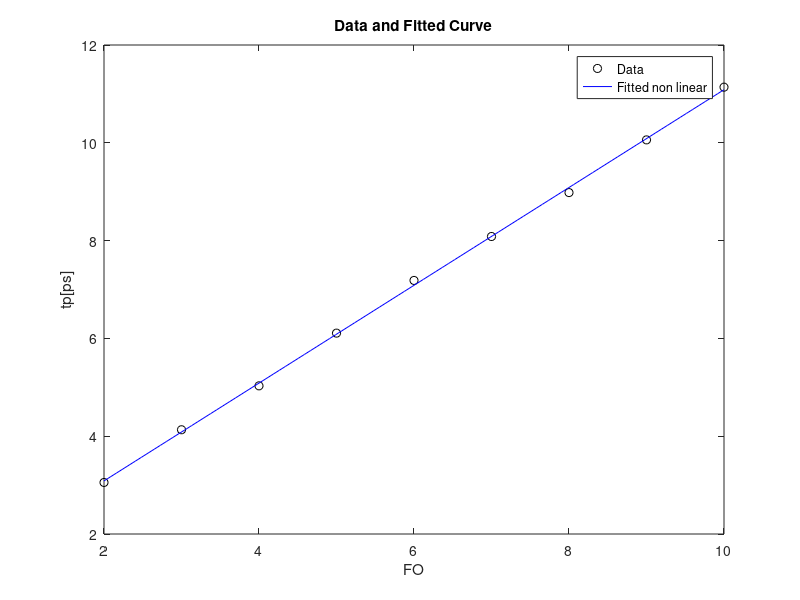

This figure's MATLAB source:

%216B hw1/a find K1 and K2
%https://www.mathworks.com/help/optim/ug/lsqcurvefit.html#d123e112950
%{

FO=[2 3 4 5 6 7 8 9 10]; %xdata
tp=[17 23 28 34 40 45 50 56 62];%ydata

fun = @(K,FO)K(1)+K(2)*FO;
K0 = [-10,0];
K = lsqcurvefit(fun,K0,FO,tp);
times = linspace(FO(1),FO(end));
plot(FO,tp,'ko',times,fun(K,times),'b-');

legend('Data','Fitted non linear')
title('Data and Fitted Curve')
xlabel('FO')
ylabel('tp[ps]')
disp('K1 and K2 is ')
disp(K)
%}
%K1= 6.0444,K2=5.5667
%-------------------------------------------


FO=[2 3 4 5 6 7 8 9 10]; %xdata
tp=[17 23 28 34 40 45 50 56 62];%ydata
tp=tp/5.5667

fun = @(K,FO)K(1)+FO;
K0 = [-10,0];
K = lsqcurvefit(fun,K0,FO,tp);
times = linspace(FO(1),FO(end));
plot(FO,tp,'ko',times,fun(K,times),'b-');

legend('Data','Fitted non linear')
title('Data and Fitted Curve')
xlabel('FO')
ylabel('tp[ps]')
disp('new K1  is ')
disp(K)

%K1=1.0858





